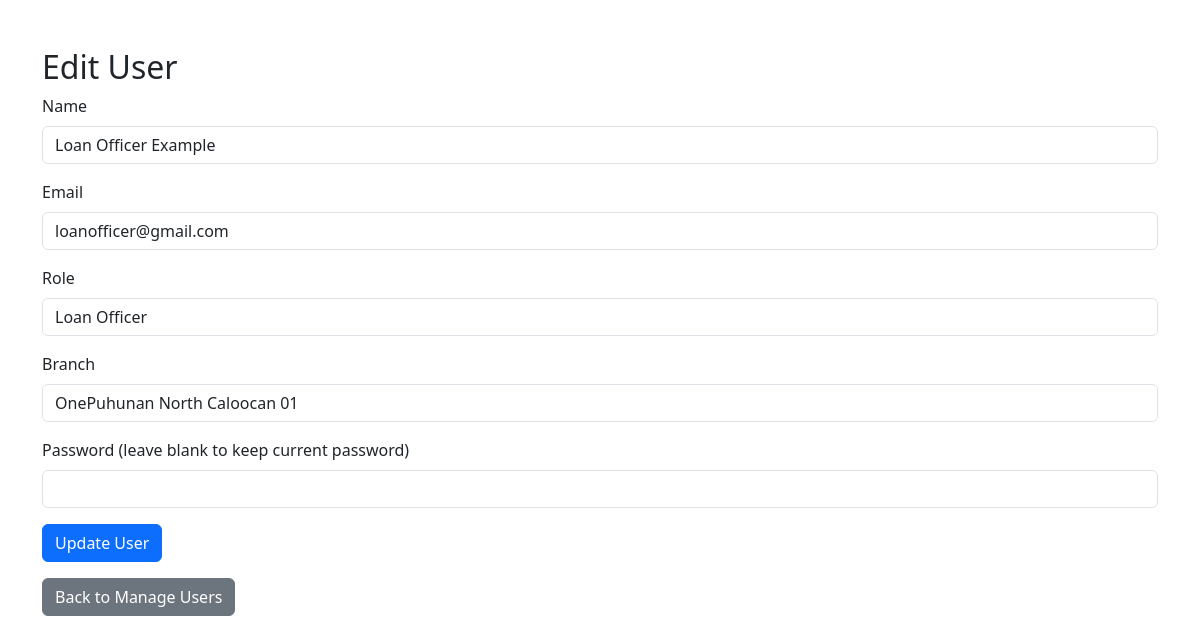
The app's page /controller/editUserController.php?user_id=24 (signed in) with its own data.
### tables this page shows
CREATE TABLE `user_tbl` (
  `user_id` int(11) NOT NULL,
  `name` varchar(255) NOT NULL,
  `address` text DEFAULT NULL,
  `contact` varchar(20) DEFAULT NULL,
  `role` enum('lo','admin','bm','client') NOT NULL,
  `username` varchar(100) NOT NULL,
  `email` varchar(255) NOT NULL,
  `password` varchar(255) NOT NULL,
  `repeat_password` varchar(255) NOT NULL,
  `created_at` timestamp NOT NULL DEFAULT current_timestamp(),
  `remember_token` varchar(255) DEFAULT NULL,
  `reset_token` varchar(255) DEFAULT NULL,
  `reset_expires` int(11) DEFAULT NULL,
  `branch_id` int(11) DEFAULT NULL
);

CREATE TABLE `branches` (
  `branch_id` int(11) NOT NULL,
  `branch_name` varchar(255) NOT NULL,
  `branch_address` text DEFAULT NULL,
  `branch_contact` varchar(20) DEFAULT NULL,
  `branch_email` varchar(255) DEFAULT NULL,
  `created_at` timestamp NOT NULL DEFAULT current_timestamp()
);

### controller/editUserController.php (the view, shortened to what this page needs)
<?php
require_once "../model/db.php";
$user_id = $_GET['user_id'];
$sql = "SELECT * FROM user_tbl WHERE user_id = ?";
$stmt = $conn->prepare($sql);
$stmt->bind_param("i", $user_id);
$stmt->execute();
$result = $stmt->get_result();
$user = $result->fetch_assoc();
?>
<!DOCTYPE html>
<html lang="en">
<head>
    <link rel="stylesheet" href="../view/css/style.css">
    <link href="https://cdn.jsdelivr.net/npm/bootstrap@5.3.3/dist/css/bootstrap.min.css" rel="stylesheet">
</head>
<body>
    <div class="container mt-5">
        <h2>Edit User</h2>
        <form action="" method="POST">
            <div class="mb-3">
                <label for="name" class="form-label">Name</label>
                <input type="text" class="form-control" id="name" name="name" value="<?php echo htmlspecialchars($user['name']); ?>" required>
            </div>
            <div class="mb-3">
                <label for="email" class="form-label">Email</label>
                <input type="email" class="form-control" id="email" name="email" value="<?php echo htmlspecialchars($user['email']); ?>" required>
            </div>
            <div class="mb-3">
                <label for="role" class="form-label">Role</label>
                <select class="form-control" id="role" name="role" required>
                    <option value="lo" <?php echo $user['role'] == 'lo' ? 'selected' : ''; ?>>Loan Officer</option>
                </select>
            </div>
            <div class="mb-3">
                <label for="branch_id" class="form-label">Branch</label>
                <select class="form-control" id="branch_id" name="branch_id" required>
                    <?php
                    $sql = "SELECT branch_id, branch_name FROM branches";
                    $result = $conn->query($sql);
                    $branches = $result->fetch_all(MYSQLI_ASSOC);
                    foreach ($branches as $branch): ?>
                        <option value="<?php echo $branch['branch_id']; ?>" <?php echo $user['branch_id'] == $branch['branch_id'] ? 'selected' : ''; ?>><?php echo htmlspecialchars($branch['branch_name']); ?></option>
                    <?php endforeach; ?>
                </select>
            </div>
            <div class="mb-3">
                <label for="password" class="form-label">Password (leave blank to keep current password)</label>
                <input type="password" class="form-control" id="password" name="password">
            </div>
            <button type="submit" class="btn btn-primary">Update User</button>
        </form>
        <a href="../view/adminManageUsers.php" class="btn btn-secondary mt-3">Back to Manage Users</a>
    </div>
</body>
</html>

### records on screen
user_tbl: name "Loan Officer Example", email "loanofficer@gmail.com", role "Loan Officer", branch_id "OnePuhunan North Caloocan 01"
